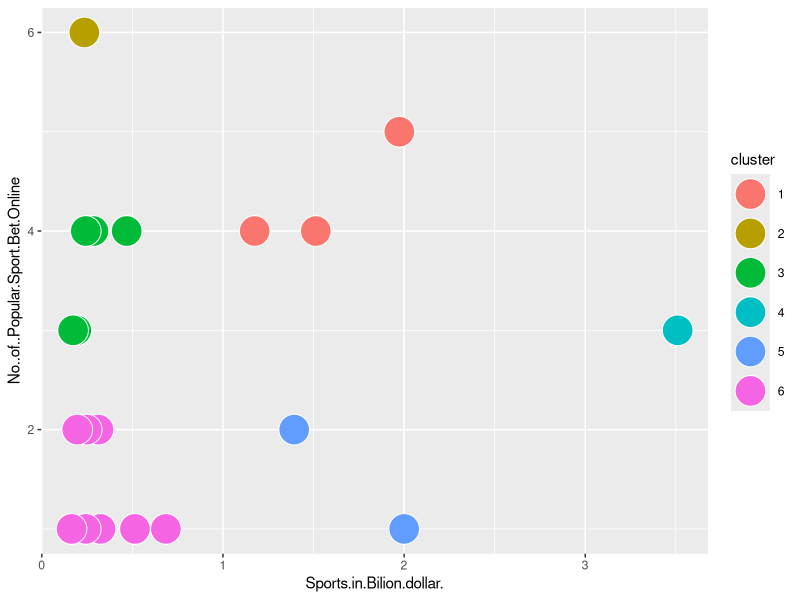
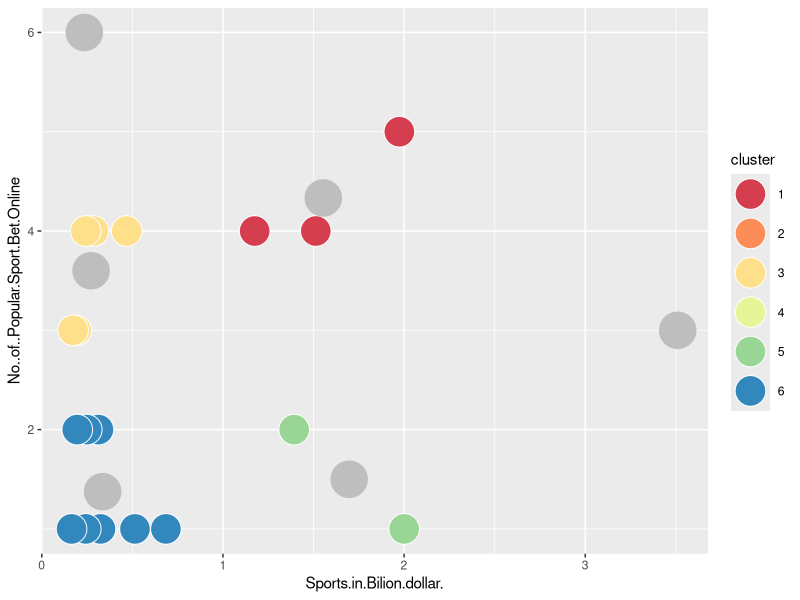
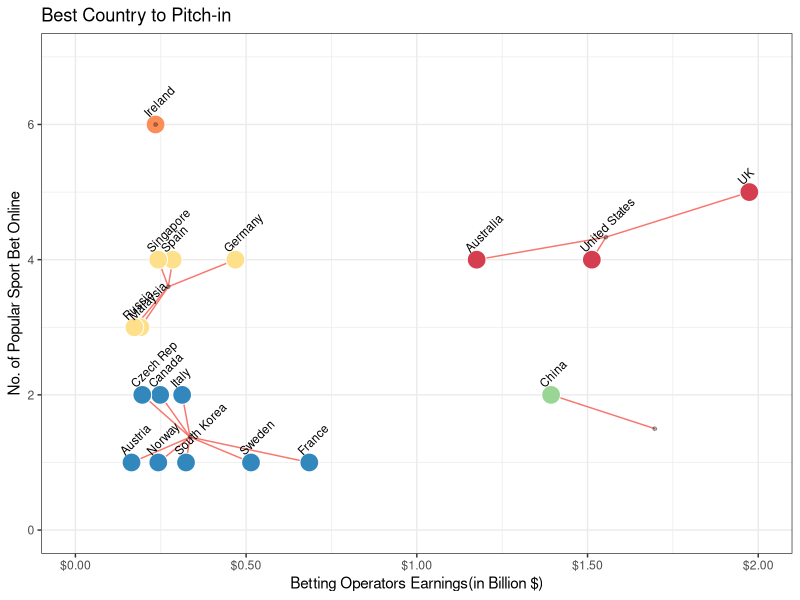

Recreate these plots in R, in order.
## ---- chunk 1
knitr::opts_chunk$set(echo = TRUE)
## ---- chunk 2
library(ggplot2)
library(scales)
## ---- chunk 3
no_of_centers = 6
survey.df <- read.csv('Online_betting_wrt_countries - Billion Euro.csv', header=TRUE)
survey.df
kmeans.model <- kmeans(survey.df[,c("Sports.in.Bilion.dollar.","No..of..Popular.Sport.Bet.Online")], centers = no_of_centers, nstart=5) 
survey.df$cluster <- as.factor(kmeans.model$cluster) # add cluster assignments (as categorical value) to original data frame

p <- ggplot(survey.df) 
p +	geom_point(aes(x = Sports.in.Bilion.dollar., y = No..of..Popular.Sport.Bet.Online, fill = cluster), size = 10, shape = 21, color = "white")
  

# Adding the centers of the clusters as another geom_point layer
p +	geom_point(aes(x = Sports.in.Bilion.dollar., y = No..of..Popular.Sport.Bet.Online, fill = cluster), size = 10, shape = 21, color = "white") +
  geom_point(data = data.frame(kmeans.model$centers), aes(x = Sports.in.Bilion.dollar., y = No..of..Popular.Sport.Bet.Online), size = 12, color = "gray") + 
  scale_fill_brewer(palette="Spectral")

# Adding lines between the customers and center of cluster via line geoms. The geom_segment needs a start x and y and an end e and y. The start x and y is the actual Happy and Helpful value, the end x and y is the center x and y
for (i in 1:no_of_centers) { # for each cluster
  survey.df$xend[survey.df$cluster == i] = kmeans.model$centers[i]
  survey.df$yend[survey.df$cluster == i] = kmeans.model$centers[i + no_of_centers]
}

p +	geom_segment(data = survey.df, aes(x = Sports.in.Bilion.dollar., y = No..of..Popular.Sport.Bet.Online, xend = xend, yend = yend, color = "gray")) +
  geom_point(aes(x = Sports.in.Bilion.dollar., y = No..of..Popular.Sport.Bet.Online, fill = cluster), size = 6, shape = 21, color = "white") +
  geom_point(data = data.frame(kmeans.model$centers), aes(x = Sports.in.Bilion.dollar., y = No..of..Popular.Sport.Bet.Online), size = 1, color = "black", alpha=0.3) + 
  geom_text(aes(x = Sports.in.Bilion.dollar., y = No..of..Popular.Sport.Bet.Online, label=Country),hjust=0, vjust=-1, angle=45, size = 3) +
  scale_y_continuous(name = "No. of Popular Sport Bet Online", limit=c(0,7)) +
  scale_x_continuous(name = "Betting Operators Earnings(in Billion $)", limit=c(0,2), labels=dollar) + 
  labs(title = "Best Country to Pitch-in") +
  scale_fill_brewer(palette="Spectral") +
  theme_bw()+
  theme(legend.position="none")

  

